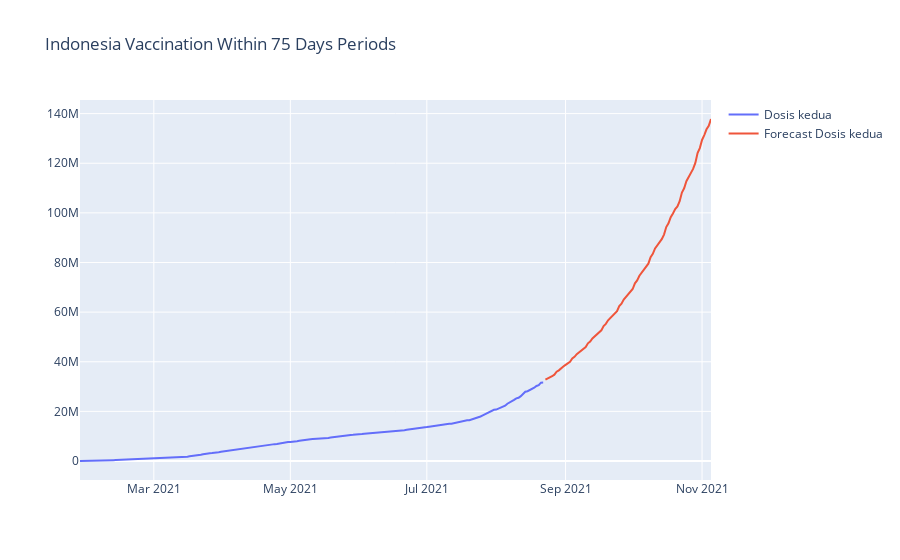

Write notebook code for a chart like this one.
### Code cell
line_stat = []

for x in range(0,1):
    line_stat.append(go.Scatter(x=df_timeseries.tanggal, y=series[variable[x]], name=variable[x], mode='lines'))
    line_stat.append(go.Scatter(x=dates, y=prediction[variable[x]], name=f'Forecast {variable[x]}', mode='lines'))

fig = go.Figure(data=line_stat)
fig.update_layout(title_text=f"Indonesia Vaccination Within {min_case} Days Periods")
fig.show()
